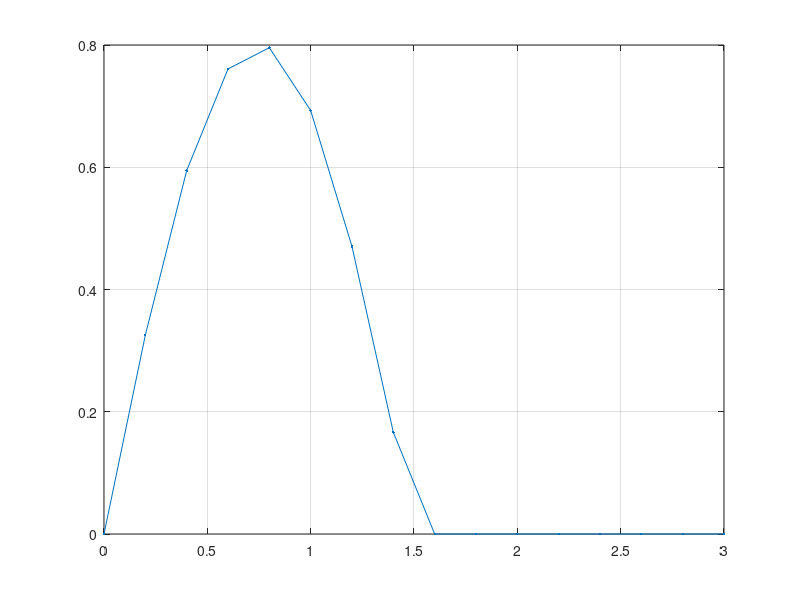

Recreate this plot in MATLAB.
t=0:0.2:3;
f=1/3;
s=0.8*sin(2*pi*f*t);
n=length(s);
for i=1:1:n
    if s(i)<0
        s(i)=0;
    end
end
plot(t,s,'.-'),grid